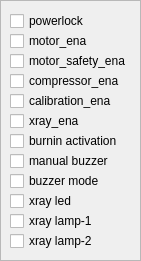
   <widget class="QFrame" name="frame_3">
    <property name="geometry">
     <rect>
      <x>510</x>
      <y>30</y>
      <width>141</width>
      <height>261</height>
     </rect>
    </property>
    <property name="frameShape">
     <enum>QFrame::StyledPanel</enum>
    </property>
    <property name="frameShadow">
     <enum>QFrame::Raised</enum>
    </property>
    <widget class="QCheckBox" name="data0_0">
     <property name="geometry">
      <rect>
       <x>10</x>
       <y>10</y>
       <width>121</width>
       <height>22</height>
      </rect>
     </property>
     <property name="text">
      <string>powerlock</string>
     </property>
    </widget>
    <widget class="QCheckBox" name="data0_1">
     <property name="geometry">
      <rect>
       <x>10</x>
       <y>30</y>
       <width>121</width>
       <height>22</height>
      </rect>
     </property>
     <property name="text">
      <string>motor_ena</string>
     </property>
    </widget>
    <widget class="QCheckBox" name="data0_2">
     <property name="geometry">
      <rect>
       <x>10</x>
       <y>50</y>
       <width>121</width>
       <height>22</height>
      </rect>
     </property>
     <property name="text">
      <string>motor_safety_ena</string>
     </property>
    </widget>
    <widget class="QCheckBox" name="data0_3">
     <property name="geometry">
      <rect>
       <x>10</x>
       <y>70</y>
       <width>121</width>
       <height>22</height>
      </rect>
     </property>
     <property name="text">
      <string>compressor_ena</string>
     </property>
    </widget>
    <widget class="QCheckBox" name="data0_4">
     <property name="geometry">
      <rect>
       <x>10</x>
       <y>90</y>
       <width>121</width>
       <height>22</height>
      </rect>
     </property>
     <property name="text">
      <string>calibration_ena</string>
     </property>
    </widget>
    <widget class="QCheckBox" name="data0_5">
     <property name="geometry">
      <rect>
       <x>10</x>
       <y>110</y>
       <width>121</width>
       <height>22</height>
      </rect>
     </property>
     <property name="text">
      <string>xray_ena</string>
     </property>
    </widget>
    <widget class="QCheckBox" name="data1_0">
     <property name="geometry">
      <rect>
       <x>10</x>
       <y>130</y>
       <width>121</width>
       <height>22</height>
      </rect>
     </property>
     <property name="text">
      <string>burnin activation</string>
     </property>
    </widget>
    <widget class="QCheckBox" name="data1_1">
     <property name="geometry">
      <rect>
       <x>10</x>
       <y>150</y>
       <width>121</width>
       <height>22</height>
      </rect>
     </property>
     <property name="text">
      <string>manual buzzer </string>
     </property>
    </widget>
    <widget class="QCheckBox" name="data1_2">
     <property name="geometry">
      <rect>
       <x>10</x>
       <y>170</y>
       <width>121</width>
       <height>22</height>
      </rect>
     </property>
     <property name="text">
      <string>buzzer mode</string>
     </property>
    </widget>
    <widget class="QCheckBox" name="data1_3">
     <property name="geometry">
      <rect>
       <x>10</x>
       <y>190</y>
       <width>121</width>
       <height>22</height>
      </rect>
     </property>
     <property name="text">
      <string>xray led</string>
     </property>
    </widget>
    <widget class="QCheckBox" name="data1_4">
     <property name="geometry">
      <rect>
       <x>10</x>
       <y>210</y>
       <width>121</width>
       <height>22</height>
      </rect>
     </property>
     <property name="text">
      <string>xray lamp-1</string>
     </property>
    </widget>
    <widget class="QCheckBox" name="data1_5">
     <property name="geometry">
      <rect>
       <x>10</x>
       <y>230</y>
       <width>121</width>
       <height>22</height>
      </rect>
     </property>
     <property name="text">
      <string>xray lamp-2</string>
     </property>
    </widget>
   </widget>
